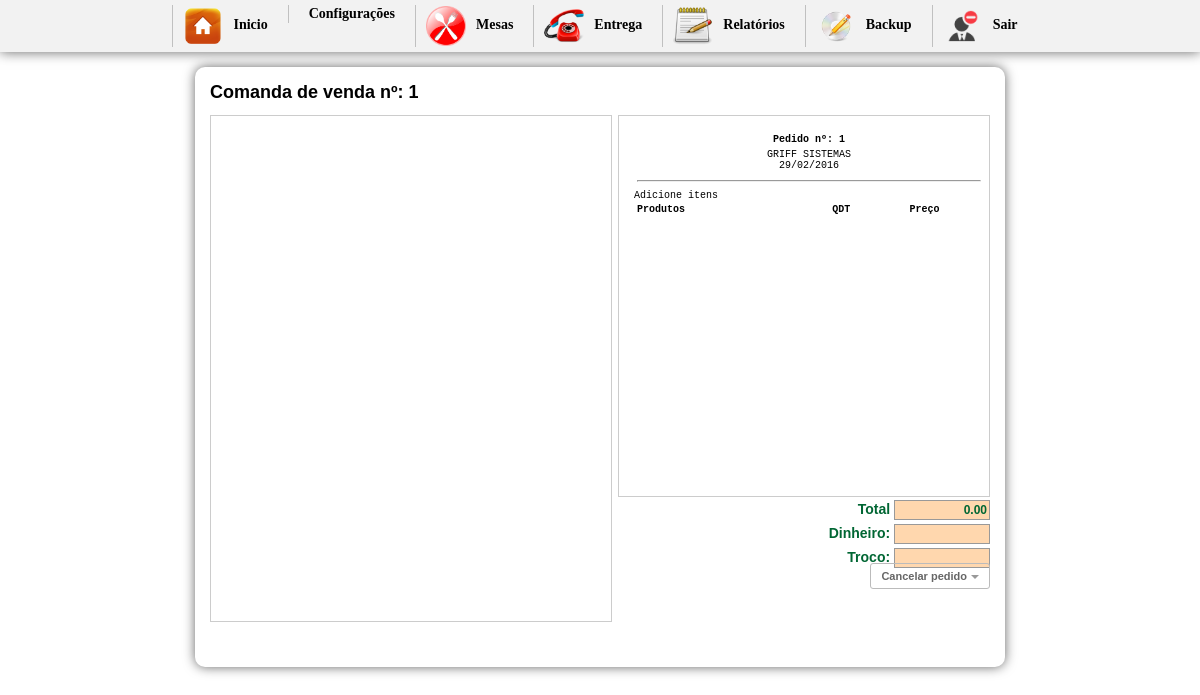
/inicio2.php?btn=nova (signed in), run on an earlier commit of the app's database.
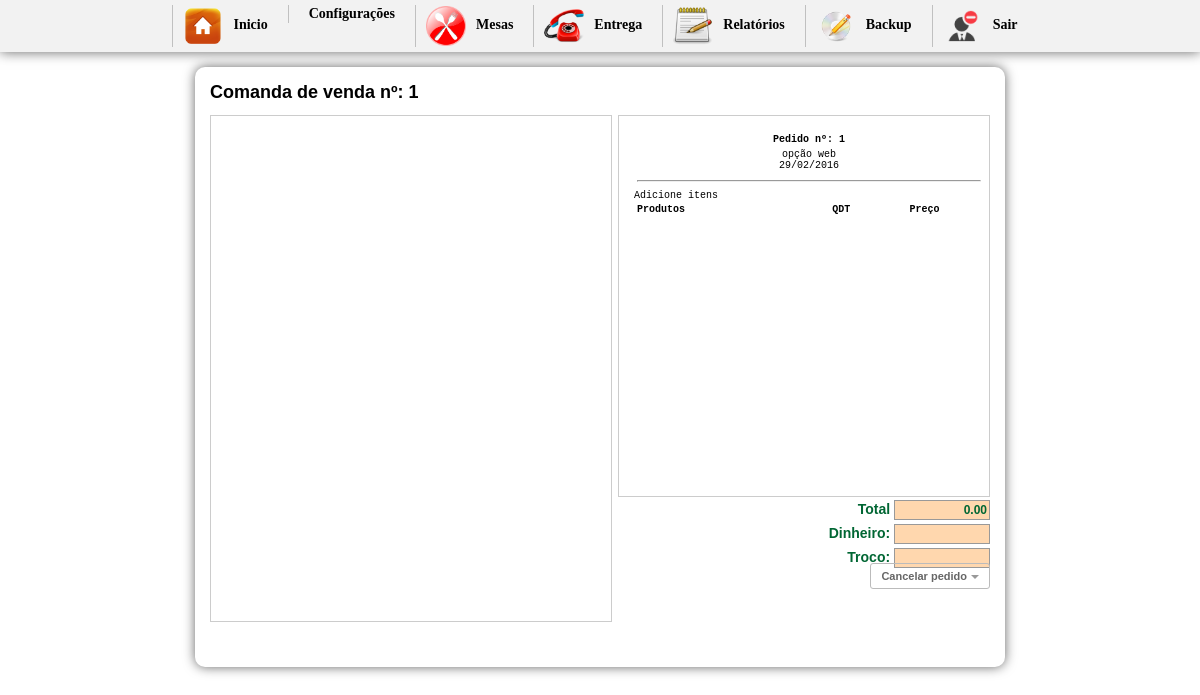
And on a later commit of the database.
### tables this page shows
CREATE TABLE `tbl_carrinho` (
  `id` int(11) NOT NULL AUTO_INCREMENT,
  `cod` int(11) NOT NULL,
  `nome` varchar(150) NOT NULL,
  `preco` varchar(10) NOT NULL,
  `qtd` int(11) NOT NULL,
  `comanda` int(200) NOT NULL,
  `data` date NOT NULL,
  `time` time NOT NULL,
  `id_mesa` int(30) NOT NULL,
  `situacao` int(2) NOT NULL,
  `idGarcon` varchar(200) NOT NULL,
  `status` int(1) NOT NULL,
  `destino` int(1) NOT NULL,
  `entregue` int(1) NOT NULL,
  `feito` int(1) NOT NULL,
  PRIMARY KEY (`id`)
);

CREATE TABLE `config` (
  `id_conf` int(30) NOT NULL,
  `empresa` varchar(200) NOT NULL,
  `telefone` varchar(30) NOT NULL,
  `pgarcon` int(10) NOT NULL,
  `ativo` int(2) NOT NULL
);

### vender.php (the view, shortened to what this page needs)
<?php
  $sql1 = mysql_query("SELECT * FROM tbl_carrinho ORDER BY comanda DESC") or die(mysql_error());
  $cont1 = mysql_fetch_array($sql1);
  $numero1 = $cont1['comanda'];
  $proxima1 = $numero1 + 1;
  ?>
<h1>Comanda de venda nº: <?php echo $proxima1 ?></h1>
<div id="boxprodutos">
</div>
<div id="box">
	<div id="comentarios">
    <table width="100%" border="0" class="inputs">
  <tr>
  <td align="center"><strong>Pedido nº: <?php echo $proxima1 ?></strong></td>
  </tr>
  <tr>
   <?php $n = mysql_query("SELECT * FROM config");
 	$a = mysql_fetch_array($n);
 ?>
    <td align="center"><?php echo $a['empresa'] ?> <br/> <?php echo date("d/m/Y"); ?></td>
    </tr>
    <tr>
    <td><hr/></td>
    </tr>
</table>
    <table width="100%">
    <tr>
	  <td><strong>Produtos</strong></td>
      <td width="14%" align="center"><strong>QDT</strong></td>
	  <td align="center"><strong>Preço</strong></td>
	  </tr>
    </table>
 <div id="formulario">
    <?php $total = number_format($total, 2, '.', '.'); ?>
      <form name="formulario" action="" method="post" enctype="multipart/form-data">
            <span class="valores">Total </span>
        <input name="total" type="text" value="<?php echo $total ?>" size="8" maxlength="6" class="calc" readonly="true"/><br/>
            <span class="valores">Dinheiro: </span>
    <input name="dinheiro" type="text" size="8" maxlength="6"  class="calc" onkeyup="javascript:operacao('')" id="dinheiro-1" readonly="true"/><br/>
            <span class="valores">Troco: </span>
        <input name="troco" type="text" class="calc" size="8" maxlength="8" readonly="true"/><br/>
      </form>
      <a href="inicio.php"class="button">
  Cancelar pedido</a>
      </div>
  </div>
</div>

What changed in the data, as far as the page shows it:
changed config: empresa "GRIFF SISTEMAS" → "opção web"
